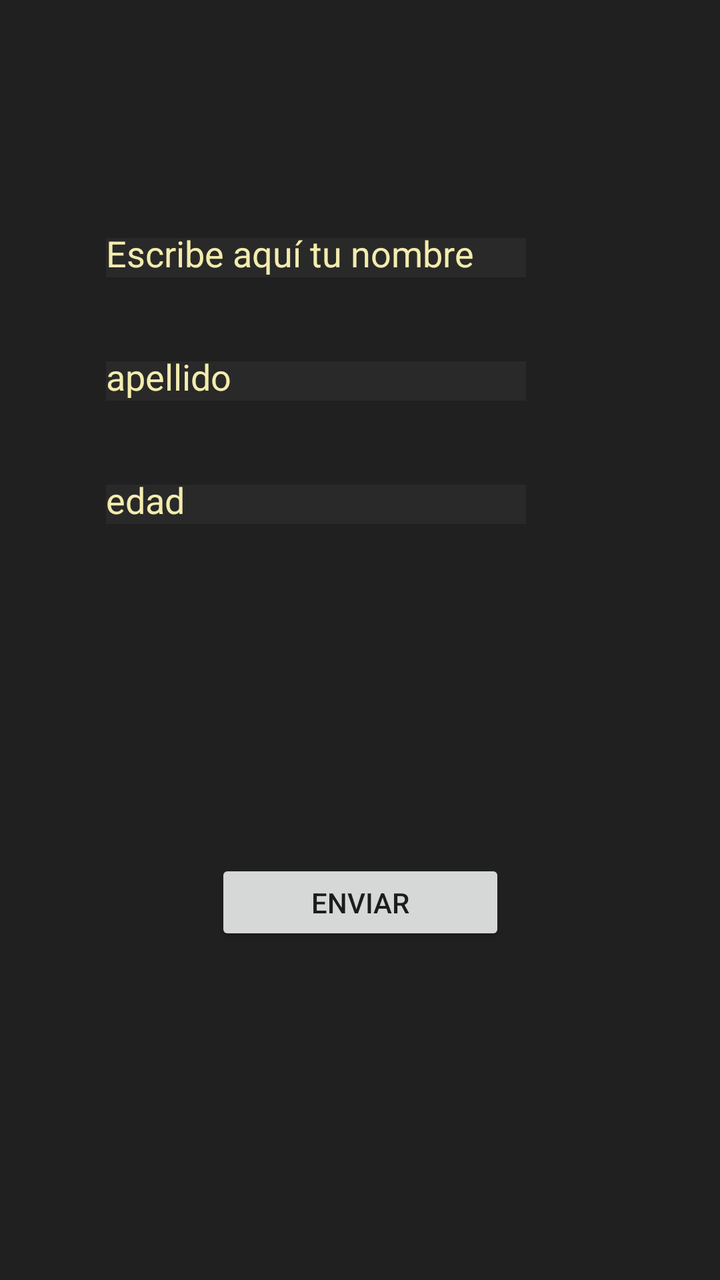
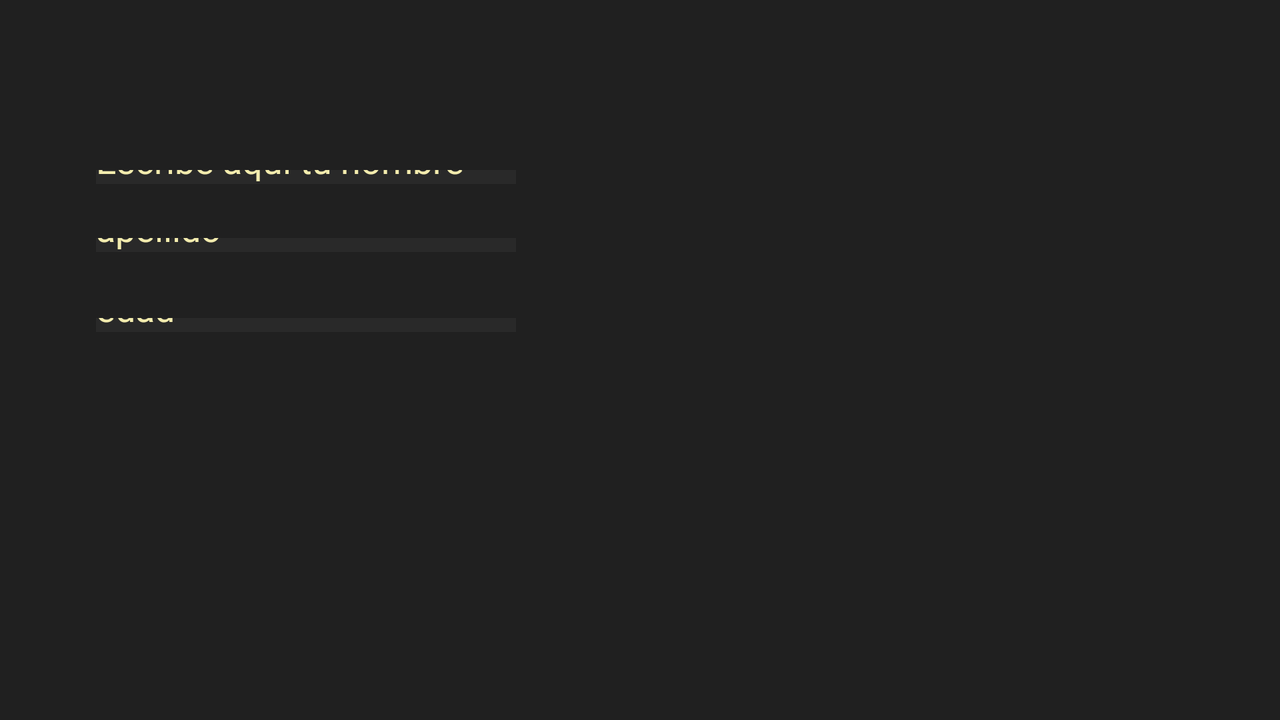

Two renders of one Android screen. The first uses the default layout on a phone; the second uses the alternative layout the repository ships for a different screen configuration, on a matching device. The two XML files are below.
<!-- AndroidManifest.xml: application theme Theme.PacDesarrollo -->
<!-- res/layout/activity_insertar.xml -->
<?xml version="1.0" encoding="utf-8"?>
<androidx.constraintlayout.widget.ConstraintLayout xmlns:android="http://schemas.android.com/apk/res/android"
    xmlns:app="http://schemas.android.com/apk/res-auto"
    xmlns:tools="http://schemas.android.com/tools"
    android:layout_width="match_parent"
    android:layout_height="match_parent"
    android:background="#DF000000"
    tools:context=".Insertar">

    <EditText
        android:id="@+id/editText"
        android:layout_width="wrap_content"
        android:layout_height="0dp"
        android:layout_marginTop="119dp"
        android:layout_marginBottom="42dp"
        android:background="#292929"
        android:ems="10"
        android:hint="@string/nombre"
        android:inputType="textPersonName"
        android:textColor="#F4915A"
        android:textColorHint="#F3ECAE"
        app:layout_constraintBottom_toTopOf="@+id/editText2"
        app:layout_constraintEnd_toEndOf="@+id/editText2"
        app:layout_constraintStart_toStartOf="@+id/editText2"
        app:layout_constraintTop_toTopOf="parent" />

    <EditText
        android:id="@+id/editText2"
        android:layout_width="wrap_content"
        android:layout_height="0dp"
        android:layout_marginBottom="42dp"
        android:background="#292929"
        android:ems="10"
        android:hint="@string/apellido"
        android:inputType="textPersonName"
        android:textColor="#F4915A"
        android:textColorHint="#F3ECAE"
        app:layout_constraintBottom_toTopOf="@+id/editText3"
        app:layout_constraintEnd_toEndOf="@+id/editText3"
        app:layout_constraintStart_toStartOf="@+id/editText3"
        app:layout_constraintTop_toBottomOf="@+id/editText" />

    <EditText
        android:id="@+id/editText3"
        android:layout_width="wrap_content"
        android:layout_height="0dp"
        android:layout_marginStart="53dp"
        android:layout_marginLeft="53dp"
        android:layout_marginBottom="378dp"
        android:background="#292929"
        android:ems="10"
        android:hint="@string/edad"
        android:inputType="textPersonName"
        android:textColor="#F4915A"
        android:textColorHint="#F3ECAE"
        app:layout_constraintBottom_toBottomOf="parent"
        app:layout_constraintStart_toStartOf="parent"
        app:layout_constraintTop_toBottomOf="@+id/editText2" />

    <Button
        android:id="@+id/button10"
        android:layout_width="145dp"
        android:layout_height="43dp"
        android:text="@string/enviar"
        app:layout_constraintBottom_toBottomOf="parent"
        app:layout_constraintEnd_toEndOf="parent"
        app:layout_constraintStart_toStartOf="parent"
        app:layout_constraintTop_toBottomOf="@+id/editText3" />

</androidx.constraintlayout.widget.ConstraintLayout>
<!-- resources referenced by this layout -->
<resources>
  <string name="apellido"> apellido</string>
  <string name="edad"> edad</string>
  <string name="enviar">Enviar</string>
  <string name="nombre">Escribe aquí tu nombre</string>
  <style name="Theme.PacDesarrollo" parent="Theme.MaterialComponents.DayNight.DarkActionBar">
          
          <item name="colorPrimary">@color/purple_500</item>
          <item name="colorPrimaryVariant">@color/purple_700</item>
          <item name="colorOnPrimary">@color/white</item>
          
          <item name="colorSecondary">@color/teal_200</item>
          <item name="colorSecondaryVariant">@color/teal_700</item>
          <item name="colorOnSecondary">@color/black</item>
          
          <item name="android:statusBarColor" tools:targetApi="l">?attr/colorPrimaryVariant</item>
          
      </style>
</resources>
<!-- res/layout-land/activity_insertar.xml (the author's variant of the layout above) -->
<!-- drawn on the phone turned sideways -->
<?xml version="1.0" encoding="utf-8"?>
<androidx.constraintlayout.widget.ConstraintLayout xmlns:android="http://schemas.android.com/apk/res/android"
    xmlns:app="http://schemas.android.com/apk/res-auto"
    xmlns:tools="http://schemas.android.com/tools"
    android:layout_width="match_parent"
    android:layout_height="match_parent"
    android:background="#DF000000"
    tools:context=".Insertar">

    <EditText
        android:id="@+id/editText"
        android:layout_width="wrap_content"
        android:layout_height="0dp"
        android:layout_marginStart="48dp"
        android:layout_marginLeft="48dp"
        android:layout_marginTop="85dp"
        android:layout_marginBottom="27dp"
        android:background="#292929"
        android:ems="10"
        android:hint="@string/nombre"
        android:inputType="textPersonName"
        android:textColor="#F4915A"
        android:textColorHint="#F3ECAE"
        app:layout_constraintBottom_toTopOf="@+id/editText2"
        app:layout_constraintStart_toStartOf="parent"
        app:layout_constraintTop_toTopOf="parent" />

    <EditText
        android:id="@+id/editText2"
        android:layout_width="wrap_content"
        android:layout_height="0dp"
        android:layout_marginBottom="33dp"
        android:background="#292929"
        android:ems="10"
        android:hint="@string/apellido"
        android:inputType="textPersonName"
        android:textColor="#F4915A"
        android:textColorHint="#F3ECAE"
        app:layout_constraintBottom_toTopOf="@+id/editText3"
        app:layout_constraintStart_toStartOf="@+id/editText"
        app:layout_constraintTop_toBottomOf="@+id/editText" />

    <EditText
        android:id="@+id/editText3"
        android:layout_width="wrap_content"
        android:layout_height="0dp"
        android:layout_marginStart="48dp"
        android:layout_marginLeft="48dp"
        android:layout_marginBottom="194dp"
        android:background="#292929"
        android:ems="10"
        android:hint="@string/edad"
        android:inputType="textPersonName"
        android:textColor="#F4915A"
        android:textColorHint="#F3ECAE"
        app:layout_constraintBottom_toBottomOf="parent"
        app:layout_constraintStart_toStartOf="parent"
        app:layout_constraintTop_toBottomOf="@+id/editText2" />

</androidx.constraintlayout.widget.ConstraintLayout>
<!-- resources referenced by the variant -->
<!-- as the phone turned sideways resolves them -->
<resources>
  <string name="apellido"> apellido</string>
  <string name="edad"> edad</string>
  <string name="nombre">Escribe aquí tu nombre</string>
  <style name="Theme.PacDesarrollo" parent="Theme.MaterialComponents.DayNight.DarkActionBar">
          
          <item name="colorPrimary">@color/purple_500</item>
          <item name="colorPrimaryVariant">@color/purple_700</item>
          <item name="colorOnPrimary">@color/white</item>
          
          <item name="colorSecondary">@color/teal_200</item>
          <item name="colorSecondaryVariant">@color/teal_700</item>
          <item name="colorOnSecondary">@color/black</item>
          
          <item name="android:statusBarColor" tools:targetApi="l">?attr/colorPrimaryVariant</item>
          
      </style>
</resources>
